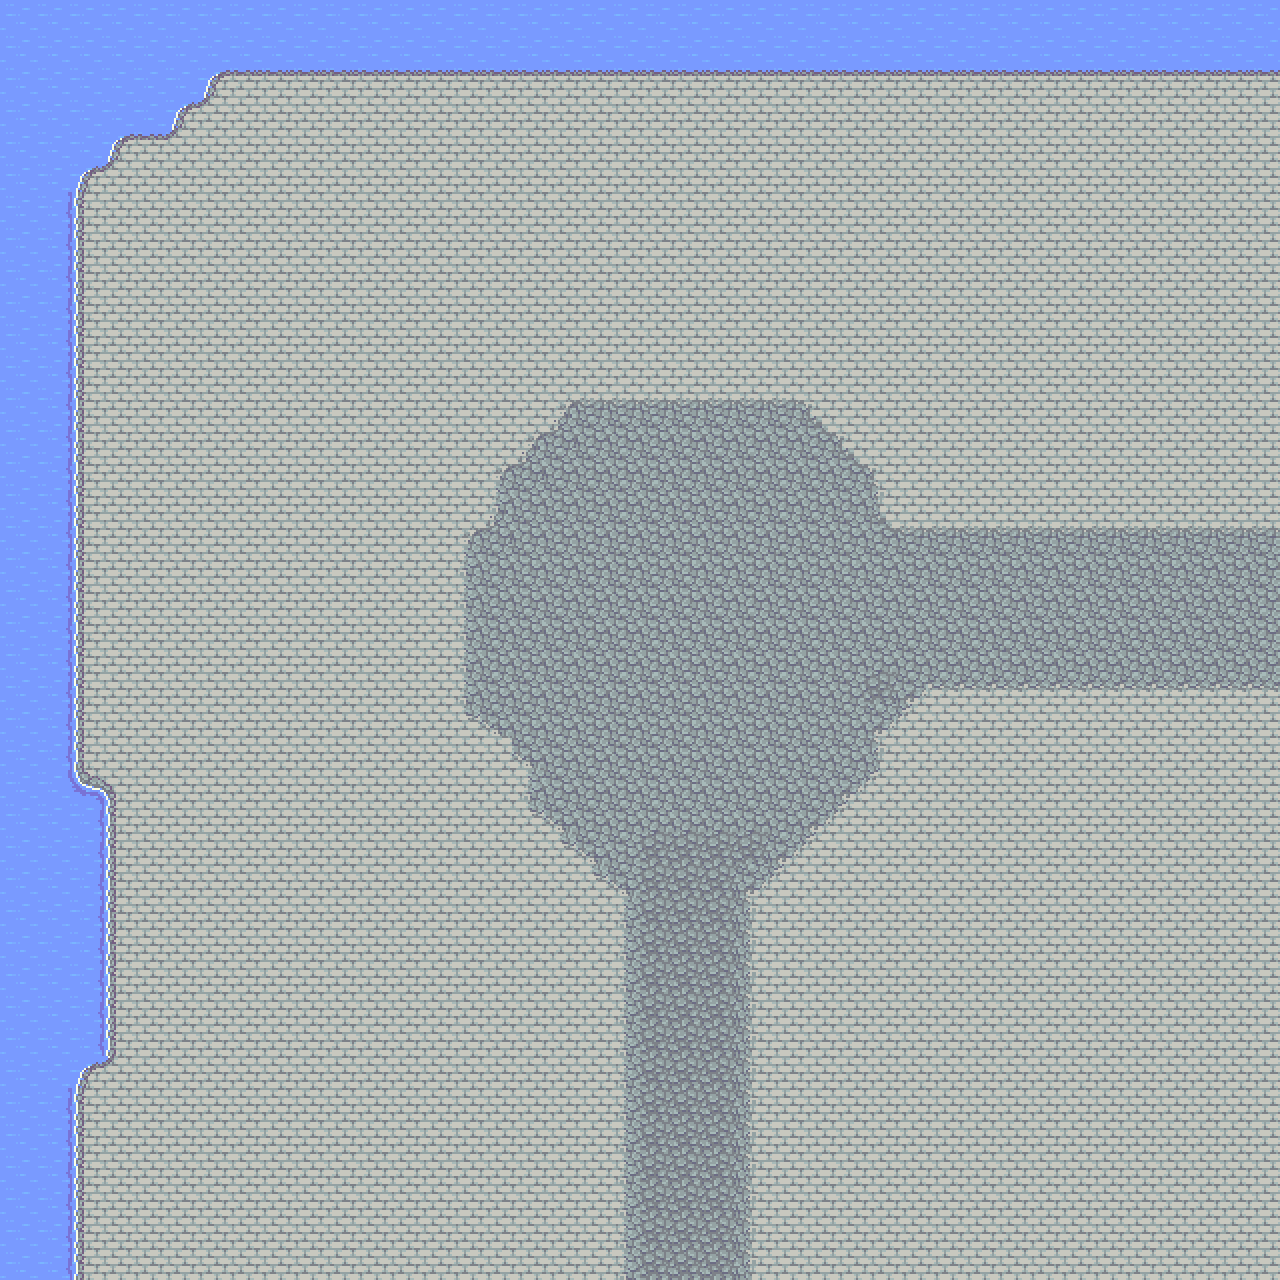

Rendered tile map (Tiled .tmx) drawn with the repository's tilesets; below, a short description and the map source with its tile grids summarised:
An orthogonal 40x40 tile map with 32x32 px tiles, 3 tile layers (suelo, water, camino).

<map version="1.10" tiledversion="1.11.2" orientation="orthogonal" renderorder="right-down" width="40" height="40" tilewidth="32" tileheight="32" infinite="0" nextlayerid="4" nextobjectid="1">
 <tileset firstgid="1" source="../1_terrain.tsx" />
 <layer id="1" name="suelo" width="40" height="40">
  <data>[1600 cells, 1600 non-empty, 2 distinct tile ids]</data>
 </layer>
 <layer id="2" name="water" width="40" height="40">
  <data>[1600 cells, 88 non-empty, 7 distinct tile ids]</data>
 </layer>
 <layer id="3" name="camino" width="40" height="40">
  <data>[1600 cells, 346 non-empty, 15 distinct tile ids]</data>
 </layer>
</map>
